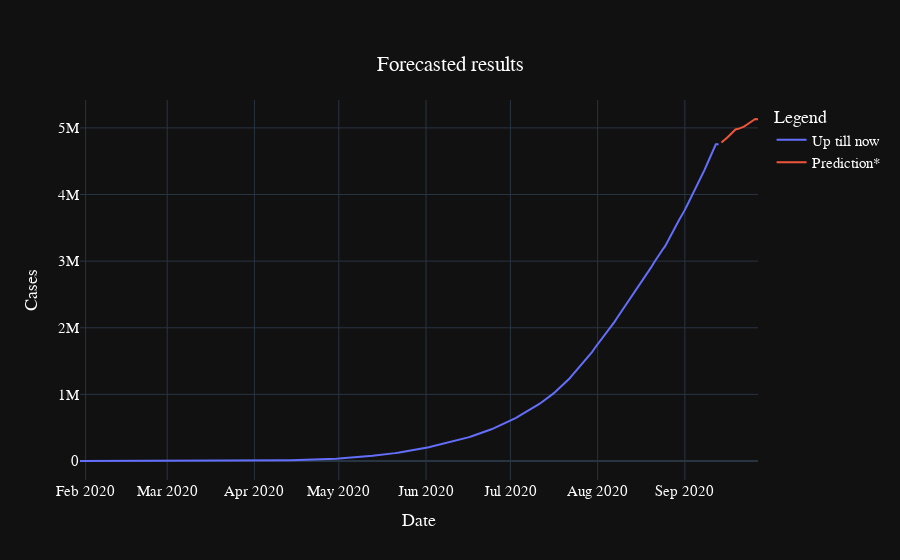

Notebook code cell kept with this figure:
### Code cell
graph.show()

### Figure 1 — Plotly figure (JSON) as saved in the notebook; plotly's stock layout.template omitted (floating-point values rounded to 4 significant figures; data arrays with more than 128 entries replaced by an {"elided": "..."} marker saying what was removed)
{"data": [{"mode": "lines", "name": "Up till now ", "type": "scatter", "x": {"elided": "228 str values"}, "y": {"elided": "228 int values"}}, {"mode": "lines", "name": "Prediction*", "type": "scatter", "x": ["2020-09-14T00:00:00", "2020-09-15T00:00:00", "2020-09-16T00:00:00", "2020-09-17T00:00:00", "2020-09-18T00:00:00", "2020-09-19T00:00:00", "2020-09-20T00:00:00", "2020-09-21T00:00:00", "2020-09-22T00:00:00", "2020-09-23T00:00:00", "2020-09-24T00:00:00", "2020-09-25T00:00:00", "2020-09-26T00:00:00", "2020-09-27T00:00:00"], "y": [4779000.0, 4812000.0, 4853000.0, 4893000.0, 4934000.0, 4976000.0, 4986000.0, 4998000.0, 5018000.0, 5047000.0, 5075000.0, 5104000.0, 5133000.0, 5131000.0]}], "layout": {"font": {"color": "white", "family": "Arial", "size": 15}, "legend": {"title": {"text": "Legend "}}, "title": {"text": "Forecasted results", "x": 0.5, "xanchor": "center", "y": 0.9, "yanchor": "top"}, "xaxis": {"title": {"text": "Date"}}, "yaxis": {"title": {"text": "Cases"}}}}
